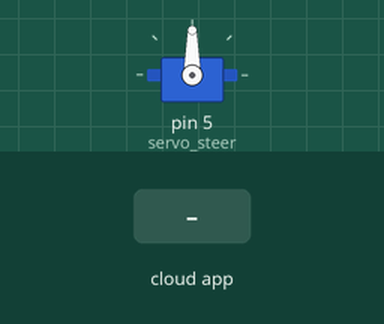
A sketch run on a simulated Arduino Uno, built with avr-gcc and run on an emulated ATmega328P. On the bench: servo. The test bench sets the inputs (shaded band). The ROS host is connected and sends only what is stated.

Above: at 1.2 s.
1.3 s: the phone or cloud app sets deliverycar_cmd to 0
At 2.1 s:
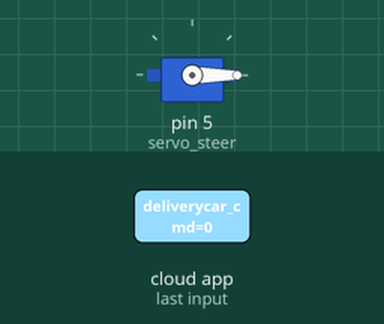
2.8 s: the phone or cloud app sets deliverycar_cmd to 45
At 3.2 s:
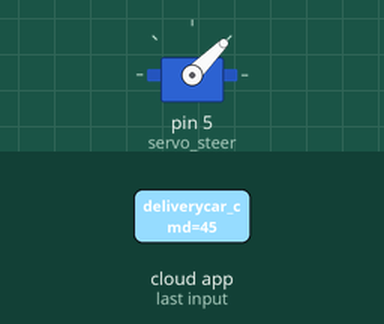
4.3 s: the phone or cloud app sets deliverycar_cmd to 180
At 4.7 s:
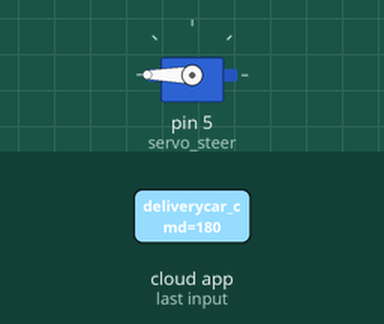
5.8 s: the phone or cloud app sets deliverycar_cmd to 90
At 7.0 s:
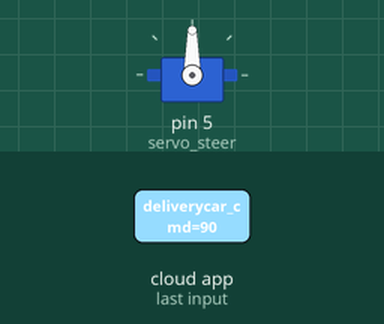
Timing chart, 0 to 8.3 s (numbered marks = the images above; inputs shaded):
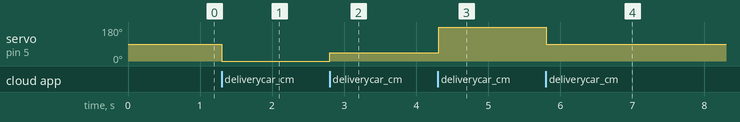

Measured:
- after the input at 1.3 s, servo on pin 5 (servo_steer): 90° → 0° at once
- after the input at 2.8 s, servo on pin 5 (servo_steer): 0° → 45° at once
- after the input at 4.3 s, servo on pin 5 (servo_steer): 45° → 180° at once
- after the input at 5.8 s, servo on pin 5 (servo_steer): 180° → 90° at once

The sketch:

ctrlcmd_input.ino
```cpp
#include <Wire.h>
#include <ros.h>
#include <Servo.h>
#include <Adafruit_PWMServoDriver.h>
#include <std_msgs/Int32.h>

int throttle = 40;
Servo servo_steer;
Servo servo_throttle;
ros::NodeHandle nh;

void steer_callback(const std_msgs::Int32& cmd_msg){
  // servo_throttle.write(100);
  int steer = cmd_msg.data;
  servo_steer.write(steer);
}

ros::Subscriber<std_msgs::Int32> sub("deliverycar_cmd", steer_callback);

void setup(){
  nh.getHardware()->setBaud(9600);
  servo_steer.attach(5);
  // servo_throttle.attach(6);
  nh.initNode();
  nh.subscribe(sub);
}

void loop(){
  nh.spinOnce();
  delay(10);
}
```
